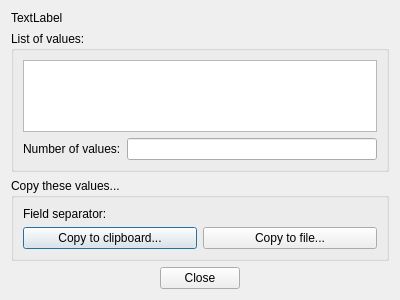
<?xml version="1.0" encoding="UTF-8"?>
<ui version="4.0">
 <class>PVListDisplayDlg</class>
 <widget class="QDialog" name="PVListDisplayDlg">
  <property name="geometry">
   <rect>
    <x>0</x>
    <y>0</y>
    <width>400</width>
    <height>300</height>
   </rect>
  </property>
  <property name="windowTitle">
   <string>Unique values...</string>
  </property>
  <layout class="QVBoxLayout" name="verticalLayout">
   <item>
    <widget class="QLabel" name="_desc_label">
     <property name="text">
      <string>TextLabel</string>
     </property>
    </widget>
   </item>
   <item>
    <widget class="QGroupBox" name="groupBox">
     <property name="title">
      <string>List of values:</string>
     </property>
     <layout class="QVBoxLayout" name="verticalLayout_2">
      <item>
       <widget class="QListView" name="_values_view"/>
      </item>
      <item>
       <layout class="QHBoxLayout" name="horizontalLayout_3">
        <item>
         <widget class="QLabel" name="label_2">
          <property name="sizePolicy">
           <sizepolicy hsizetype="Maximum" vsizetype="Preferred">
            <horstretch>0</horstretch>
            <verstretch>0</verstretch>
           </sizepolicy>
          </property>
          <property name="text">
           <string>Number of values:</string>
          </property>
         </widget>
        </item>
        <item>
         <widget class="QLineEdit" name="_nb_values_edit">
          <property name="enabled">
           <bool>true</bool>
          </property>
          <property name="sizePolicy">
           <sizepolicy hsizetype="Minimum" vsizetype="Fixed">
            <horstretch>0</horstretch>
            <verstretch>0</verstretch>
           </sizepolicy>
          </property>
          <property name="mouseTracking">
           <bool>false</bool>
          </property>
          <property name="acceptDrops">
           <bool>false</bool>
          </property>
          <property name="inputMask">
           <string notr="true"/>
          </property>
          <property name="text">
           <string notr="true"/>
          </property>
          <property name="readOnly">
           <bool>true</bool>
          </property>
          <property name="placeholderText">
           <string notr="true"/>
          </property>
         </widget>
        </item>
       </layout>
      </item>
     </layout>
    </widget>
   </item>
   <item>
    <widget class="QGroupBox" name="groupBox_2">
     <property name="title">
      <string>Copy these values...</string>
     </property>
     <layout class="QVBoxLayout" name="verticalLayout_3">
      <item>
       <layout class="QHBoxLayout" name="horizontalLayout_2">
        <item>
         <widget class="QLabel" name="label">
          <property name="text">
           <string>Field separator:</string>
          </property>
         </widget>
        </item>
        <item>
         <widget class="PVWidgets::QKeySequenceWidget" name="_field_separator_btn" native="true"/>
        </item>
       </layout>
      </item>
      <item>
       <layout class="QHBoxLayout" name="horizontalLayout">
        <item>
         <widget class="QPushButton" name="_btn_copy_clipboard">
          <property name="text">
           <string>Copy to clipboard...</string>
          </property>
         </widget>
        </item>
        <item>
         <widget class="QPushButton" name="_btn_copy_file">
          <property name="text">
           <string>Copy to file...</string>
          </property>
         </widget>
        </item>
       </layout>
      </item>
     </layout>
    </widget>
   </item>
   <item>
    <widget class="QDialogButtonBox" name="buttonBox">
     <property name="orientation">
      <enum>Qt::Horizontal</enum>
     </property>
     <property name="standardButtons">
      <set>QDialogButtonBox::Close</set>
     </property>
     <property name="centerButtons">
      <bool>true</bool>
     </property>
    </widget>
   </item>
  </layout>
 </widget>
 <customwidgets>
  <customwidget>
   <class>PVWidgets::QKeySequenceWidget</class>
   <extends>QWidget</extends>
   <header location="global">pvkernel/widgets/qkeysequencewidget.h</header>
   <container>1</container>
  </customwidget>
 </customwidgets>
 <resources/>
 <connections>
  <connection>
   <sender>buttonBox</sender>
   <signal>accepted()</signal>
   <receiver>PVListDisplayDlg</receiver>
   <slot>accept()</slot>
   <hints>
    <hint type="sourcelabel">
     <x>248</x>
     <y>254</y>
    </hint>
    <hint type="destinationlabel">
     <x>157</x>
     <y>274</y>
    </hint>
   </hints>
  </connection>
  <connection>
   <sender>buttonBox</sender>
   <signal>rejected()</signal>
   <receiver>PVListDisplayDlg</receiver>
   <slot>reject()</slot>
   <hints>
    <hint type="sourcelabel">
     <x>316</x>
     <y>260</y>
    </hint>
    <hint type="destinationlabel">
     <x>286</x>
     <y>274</y>
    </hint>
   </hints>
  </connection>
 </connections>
</ui>
